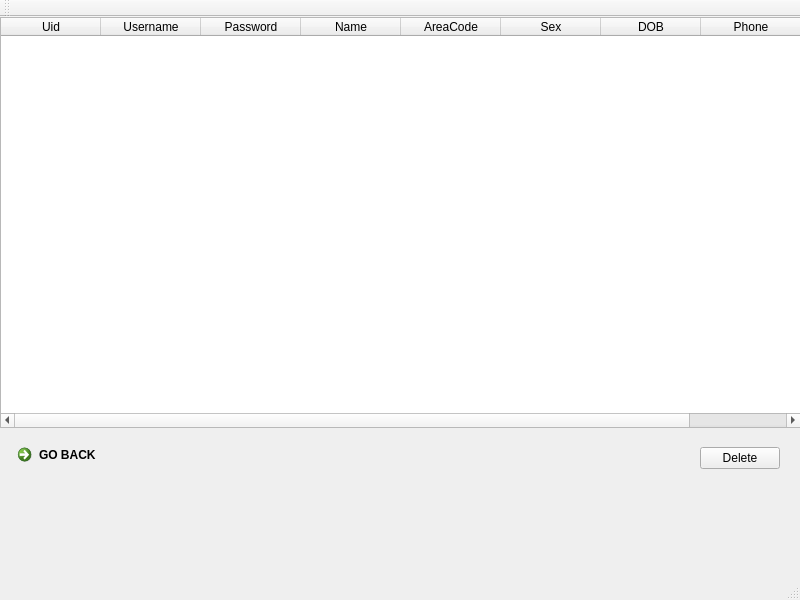
<?xml version="1.0" encoding="UTF-8"?>
<ui version="4.0">
 <class>manage_voter</class>
 <widget class="QMainWindow" name="manage_voter">
  <property name="geometry">
   <rect>
    <x>0</x>
    <y>0</y>
    <width>800</width>
    <height>600</height>
   </rect>
  </property>
  <property name="windowTitle">
   <string>MainWindow</string>
  </property>
  <widget class="QWidget" name="centralwidget">
   <widget class="QTableWidget" name="tableWidget">
    <property name="geometry">
     <rect>
      <x>0</x>
      <y>0</y>
      <width>801</width>
      <height>411</height>
     </rect>
    </property>
    <property name="editTriggers">
     <set>QAbstractItemView::NoEditTriggers</set>
    </property>
    <property name="dragEnabled">
     <bool>true</bool>
    </property>
    <property name="selectionMode">
     <enum>QAbstractItemView::SingleSelection</enum>
    </property>
    <property name="selectionBehavior">
     <enum>QAbstractItemView::SelectRows</enum>
    </property>
    <column>
     <property name="text">
      <string>Uid</string>
     </property>
    </column>
    <column>
     <property name="text">
      <string>Username</string>
     </property>
    </column>
    <column>
     <property name="text">
      <string>Password</string>
     </property>
    </column>
    <column>
     <property name="text">
      <string>Name</string>
     </property>
    </column>
    <column>
     <property name="text">
      <string>AreaCode</string>
     </property>
    </column>
    <column>
     <property name="text">
      <string>Sex</string>
     </property>
    </column>
    <column>
     <property name="text">
      <string>DOB</string>
     </property>
    </column>
    <column>
     <property name="text">
      <string>Phone</string>
     </property>
    </column>
   </widget>
   <widget class="QPushButton" name="pushButton">
    <property name="geometry">
     <rect>
      <x>700</x>
      <y>430</y>
      <width>80</width>
      <height>22</height>
     </rect>
    </property>
    <property name="text">
     <string>Delete</string>
    </property>
   </widget>
   <widget class="QCommandLinkButton" name="commandLinkButton">
    <property name="geometry">
     <rect>
      <x>10</x>
      <y>420</y>
      <width>174</width>
      <height>41</height>
     </rect>
    </property>
    <property name="text">
     <string>GO BACK</string>
    </property>
   </widget>
  </widget>
  <widget class="QStatusBar" name="statusbar"/>
  <widget class="QToolBar" name="toolBar">
   <property name="windowTitle">
    <string>toolBar</string>
   </property>
   <attribute name="toolBarArea">
    <enum>TopToolBarArea</enum>
   </attribute>
   <attribute name="toolBarBreak">
    <bool>false</bool>
   </attribute>
  </widget>
 </widget>
 <resources/>
 <connections/>
</ui>
